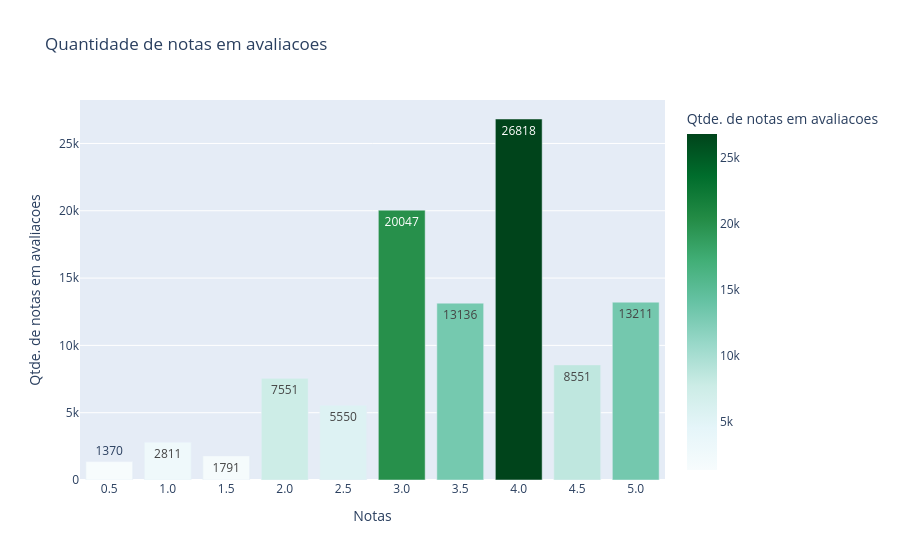

This figure's notebook cell:
### Code cell
fig_val_count_rating = px.bar(
    val_count_rating,
    x = 'rating',
    y = 'count',
    color = 'count',
     color_continuous_scale='Bugn',
    labels={
        'rating': 'Notas',
        'count': 'Qtde. de notas em avaliacoes'
    },
    title='Quantidade de notas em avaliacoes',
    text='count',
    text_auto='outside',
)

fig_val_count_rating.show()

### Figure 1 — Plotly figure (JSON) as saved in the notebook; plotly's stock layout.template omitted (floating-point values rounded to 4 significant figures)
{"data": [{"hovertemplate": "Notas=%{x}<br>Qtde. de notas em avaliacoes=%{marker.color}<extra></extra>", "legendgroup": "", "marker": {"color": [1370, 2811, 1791, 7551, 5550, 20047, 13136, 26818, 8551, 13211], "coloraxis": "coloraxis", "pattern": {"shape": ""}}, "name": "", "orientation": "v", "showlegend": false, "text": [1370.0, 2811.0, 1791.0, 7551.0, 5550.0, 20050.0, 13140.0, 26820.0, 8551.0, 13210.0], "textposition": "auto", "texttemplate": "%{y:outside}", "type": "bar", "x": ["0.5", "1.0", "1.5", "2.0", "2.5", "3.0", "3.5", "4.0", "4.5", "5.0"], "xaxis": "x", "y": [1370, 2811, 1791, 7551, 5550, 20047, 13136, 26818, 8551, 13211], "yaxis": "y"}], "layout": {"barmode": "relative", "coloraxis": {"autocolorscale": false, "colorbar": {"title": {"text": "Qtde. de notas em avaliacoes"}}, "colorscale": [[0, "rgb(247,252,253)"], [0.125, "rgb(229,245,249)"], [0.25, "rgb(204,236,230)"], [0.375, "rgb(153,216,201)"], [0.5, "rgb(102,194,164)"], [0.625, "rgb(65,174,118)"], [0.75, "rgb(35,139,69)"], [0.875, "rgb(0,109,44)"], [1, "rgb(0,68,27)"]]}, "legend": {"tracegroupgap": 0}, "title": {"text": "Quantidade de notas em avaliacoes"}, "xaxis": {"anchor": "y", "domain": [0, 1], "title": {"text": "Notas"}}, "yaxis": {"anchor": "x", "domain": [0, 1], "title": {"text": "Qtde. de notas em avaliacoes"}}}}
